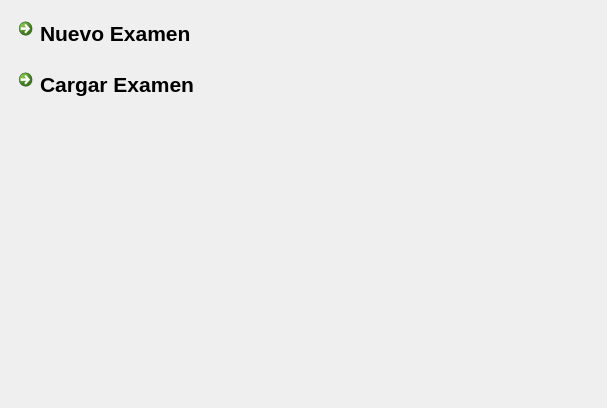
<?xml version="1.0" encoding="UTF-8"?>
<ui version="4.0">
 <class>WizardPage</class>
 <widget class="QWizardPage" name="WizardPage">
  <property name="geometry">
   <rect>
    <x>0</x>
    <y>0</y>
    <width>607</width>
    <height>408</height>
   </rect>
  </property>
  <property name="windowTitle">
   <string>WizardPage</string>
  </property>
  <layout class="QFormLayout" name="formLayout">
   <item row="0" column="0">
    <layout class="QVBoxLayout" name="verticalLayout">
     <item>
      <widget class="QCommandLinkButton" name="commandLinkButton_2">
       <property name="font">
        <font>
         <pointsize>16</pointsize>
         <italic>false</italic>
         <kerning>true</kerning>
        </font>
       </property>
       <property name="text">
        <string>Nuevo Examen</string>
       </property>
       <property name="iconSize">
        <size>
         <width>40</width>
         <height>40</height>
        </size>
       </property>
      </widget>
     </item>
     <item>
      <widget class="QCommandLinkButton" name="commandLinkButton">
       <property name="font">
        <font>
         <pointsize>16</pointsize>
         <kerning>true</kerning>
        </font>
       </property>
       <property name="text">
        <string>Cargar Examen</string>
       </property>
      </widget>
     </item>
    </layout>
   </item>
  </layout>
 </widget>
 <resources/>
 <connections/>
</ui>
